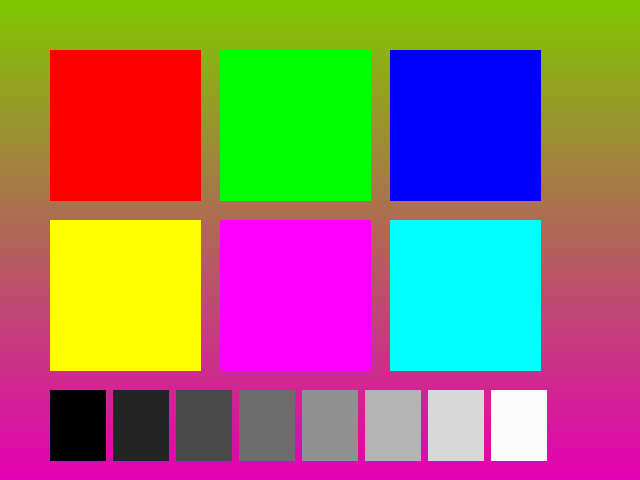
#> input picture sim/testdata/test_input.png, 640 x 480 px
$ python gen_stimulus.py --input ../../../sim/testdata/test_input.png --output out.png
#> lines starting #> are read from the running program, lines starting #| are printed output that depends on the picture
### extension/template/scripts/pixfmt.py
#!/usr/bin/env python3
"""pixfmt.py — 像素格式定义 (激励/还原/分析统一走这里)

平台导入已有工程时, IP 的数据格式由其 tdata 位宽决定, 不再固定 RGB888。
每种格式定义: 通道数、hex 字宽(位数)、图像↔hex字 的打包/解包。

支持格式:
  RGB888  3 通道, 32 位字 {8'd0,R,G,B}  (平台默认, 向后兼容)
  RGB24   3 通道, 24 位字 {R,G,B}
  RAW8    1 通道,  8 位字  (RAW Bayer / 灰度, 单字节)
  GRAY8   1 通道,  8 位字  (= RAW8, 仅语义区分)
  RAW16   1 通道, 16 位字  (RAW10/12/16 的容器)
  YUV444  YCbCr 全采样,  24 位字 {Y,Cb,Cr}            (每像素一个字)
  YUV422  YCbCr 4:2:2,   16 位字 {Y,C} (YUYV 行内交织)  (每像素一个字, 色度水平减半)
  YUV420  YCbCr 4:2:0,   16 位字 {Y,C} (交织近似)        (每像素一个字, 色度 2x2 块共享)

YUV 三种格式均"每像素一个字", 兼容现有逐字 source/sink/分析链。色度用 BT.601
全范围 (JPEG) 转换。422/420 区别仅在打包时色度的下采样邻域 (1x2 vs 2x2);
解包时同一逻辑 (偶列存 Cb / 奇列存 Cr, 成对还原)。422/420 假定宽为偶 (奇宽按边缘补齐)。

作为库使用:
  import pixfmt
  fmt = pixfmt.from_width(8)          # -> 'RAW8'
  words = pixfmt.pack(img_bgr, fmt)   # HxWx3 BGR uint8 -> 一维 uint32 字数组
  img   = pixfmt.unpack(words, fmt, h, w)  # 字数组 -> HxWx3 BGR uint8
"""
import numpy as np

# 格式 → (通道数, hex 字位宽)。Bayer 为单通道 8 位, 但按马赛克排布取色。
_FMT = {
    'RGB888': (3, 32),
    'RGB24':  (3, 24),
    'RAW8':   (1, 8),
    'GRAY8':  (1, 8),
    'RAW16':  (1, 16),
    'YUV444': (3, 24),
    'YUV422': (3, 16),
    'YUV420': (3, 16),
    'BAYER_RGGB': (1, 8),
    'BAYER_GRBG': (1, 8),
    'BAYER_BGGR': (1, 8),
    'BAYER_GBRG': (1, 8),
}

# Bayer 2x2 排列: pattern[行%2][列%2] = 该位置保留的颜色通道
_BAYER = {
    'BAYER_RGGB': (('R', 'G'), ('G', 'B')),
    'BAYER_GRBG': (('G', 'R'), ('B', 'G')),
    'BAYER_BGGR': (('B', 'G'), ('G', 'R')),
    'BAYER_GBRG': (('G', 'B'), ('R', 'G')),
}
_CH = {'B': 0, 'G': 1, 'R': 2}   # OpenCV BGR 通道下标

_YUV = {'YUV444', 'YUV422', 'YUV420'}   # YCbCr 子采样格式 (每像素一个字)

FORMATS = tuple(_FMT.keys())


def is_known(fmt):
    return fmt in _FMT


def channels(fmt):
    return _FMT.get(fmt, _FMT['RGB888'])[0]


def word_bits(fmt):
    return _FMT.get(fmt, _FMT['RGB888'])[1]


def hex_digits(fmt):
    return (word_bits(fmt) + 3) // 4


# [11 lines left out: function from_width, not called in this run]


# ---- YCbCr (BT.601 全范围 / JPEG) 与色度下采样 -----------------------------

def _to8(a):
    return np.clip(np.round(a), 0, 255).astype(np.uint32)


# [81 lines left out: functions _rgb_to_ycbcr, _ycbcr_to_bgr, _avg_h, _avg_2x2, _pack_yuv, _expand_chroma and 1 more, not called in this run]


def pack(img_bgr, fmt):
    """HxWx3 BGR uint8 → 一维 uint32 hex 字数组。"""
    if fmt in _YUV:
        return _pack_yuv(img_bgr, fmt)
    b = img_bgr[:, :, 0].astype(np.uint32)
    g = img_bgr[:, :, 1].astype(np.uint32)
    r = img_bgr[:, :, 2].astype(np.uint32)
    if fmt in _BAYER:                            # Bayer 马赛克: 按位置取单通道
        h, w = b.shape
        out = np.zeros((h, w), np.uint32)
        pat = _BAYER[fmt]
        for ry in (0, 1):
            for cx in (0, 1):
                ch = _CH[pat[ry][cx]]
                out[ry::2, cx::2] = img_bgr[ry::2, cx::2, ch]
        return out.flatten()
    if channels(fmt) == 3:                       # RGB: {R,G,B} (高位 R)
        words = (r << 16) | (g << 8) | b
    else:                                        # 单通道: 用亮度 (BT.601)
        gray = (0.299 * r + 0.587 * g + 0.114 * b).round().astype(np.uint32)
        words = gray & ((1 << word_bits(fmt)) - 1)
    return words.flatten()


# [17 lines left out: function unpack, not called in this run]

### extension/template/scripts/gen_stimulus.py
#!/usr/bin/env python3
"""gen_stimulus.py — 图像转仿真激励 hex 文件

每行一个 hex 字, 字宽/排布由 --format 决定 (见 pixfmt.py):
  RGB888 32位 {8'd0,R,G,B} / RGB24 24位 {R,G,B} / RAW8 8位灰度 / RAW16 16位。
像素顺序: 逐行, 行内从左到右。总行数 = WIDTH × HEIGHT。
"""
import argparse

import cv2

import pixfmt


def main():
    ap = argparse.ArgumentParser(description="图像转仿真激励hex")
    ap.add_argument('-i', '--input', required=True, help='输入图像 (png/bmp/jpg)')
    ap.add_argument('-o', '--output', required=True, help='输出 hex 文件')
    ap.add_argument('-f', '--format', default='RGB888', choices=pixfmt.FORMATS,
                    help='像素格式')
    ap.add_argument('-W', '--width', type=int, help='目标宽度 (缺省用原图)')
    ap.add_argument('-H', '--height', type=int, help='目标高度 (缺省用原图)')
    args = ap.parse_args()

    img = cv2.imread(args.input, cv2.IMREAD_COLOR)  # BGR
#> img is the input picture: shape (480, 640, 3); mean B, G, R 107.9, 117.4, 148.6
    if img is None:
        raise SystemExit(f"ERROR: 无法读取图像 {args.input}")
    if args.width and args.height:
        img = cv2.resize(img, (args.width, args.height),
                         interpolation=cv2.INTER_AREA)
    h, w, _ = img.shape
#> h = 480; w = 640

    words = pixfmt.pack(img, args.format)
#> in pack, `b = img_bgr[:, :, 0].astype(np.uint32)`:
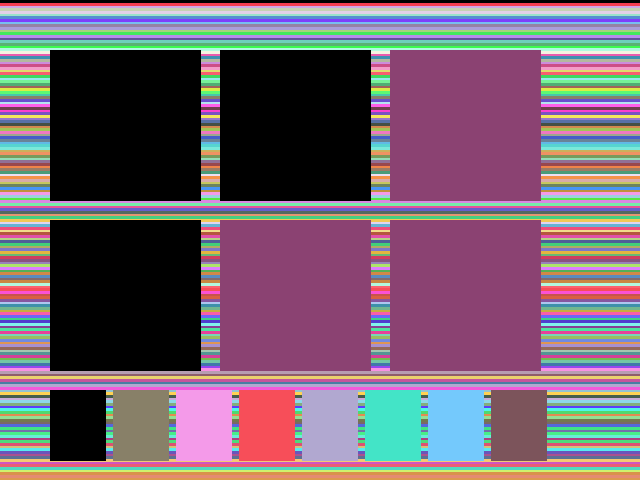
#> b: shape (480, 640) uint32; 184 distinct labels, from 0 to 255; one colour per label, 0 black
#> in pack, `g = img_bgr[:, :, 1].astype(np.uint32)`:
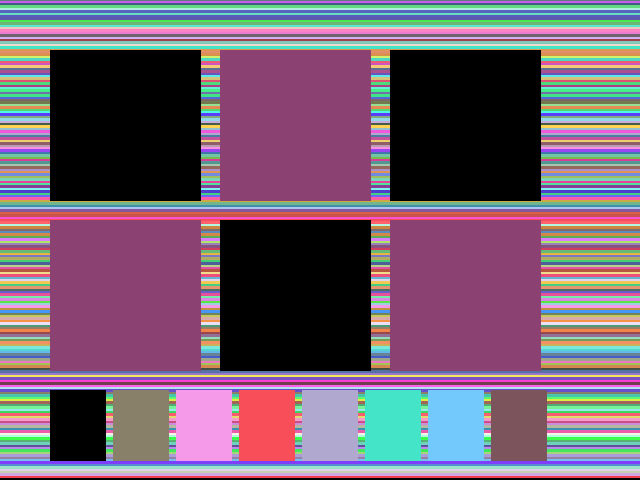
#> g: shape (480, 640) uint32; 204 distinct labels, from 0 to 255; one colour per label, 0 black
#> in pack, `r = img_bgr[:, :, 2].astype(np.uint32)`:
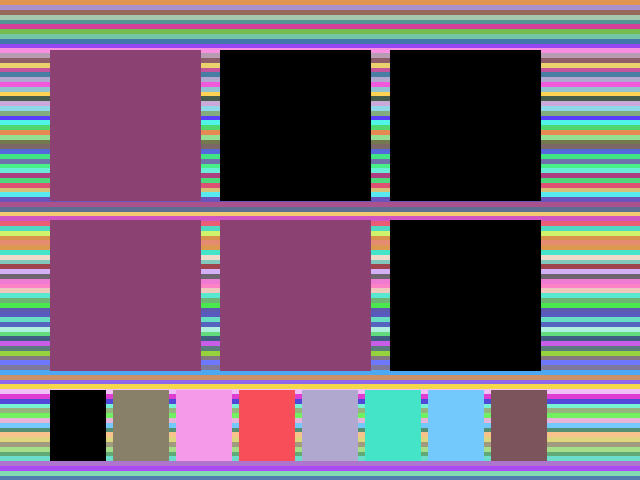
#> r: shape (480, 640) uint32; 106 distinct labels, from 0 to 255; one colour per label, 0 black
#> in pack, `words = (r << 16) | (g << 8) | b`:
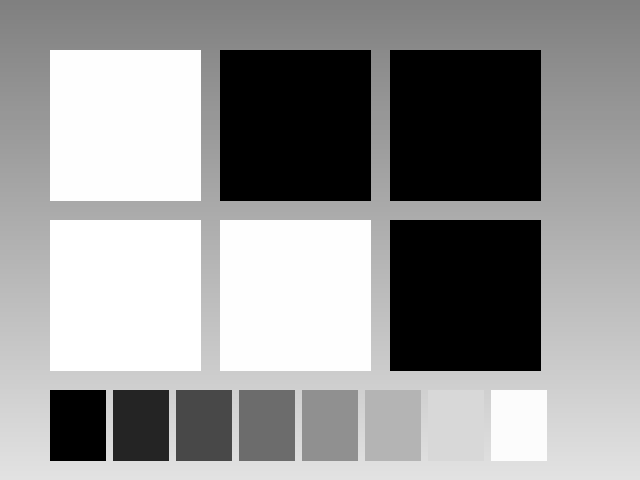
#> words: shape (480, 640) uint32; min 0, max 16776960, mean 9768749.4; drawn with min black and max white
    digits = pixfmt.hex_digits(args.format)
    with open(args.output, 'w') as f:
        f.writelines(f"{int(v):0{digits}x}\n" for v in words)
    print(f"OK: {args.output}  {w}x{h} {args.format}  {w * h} words")
#| OK: out.png  640x480 RGB888  307200 words


if __name__ == '__main__':
    main()
